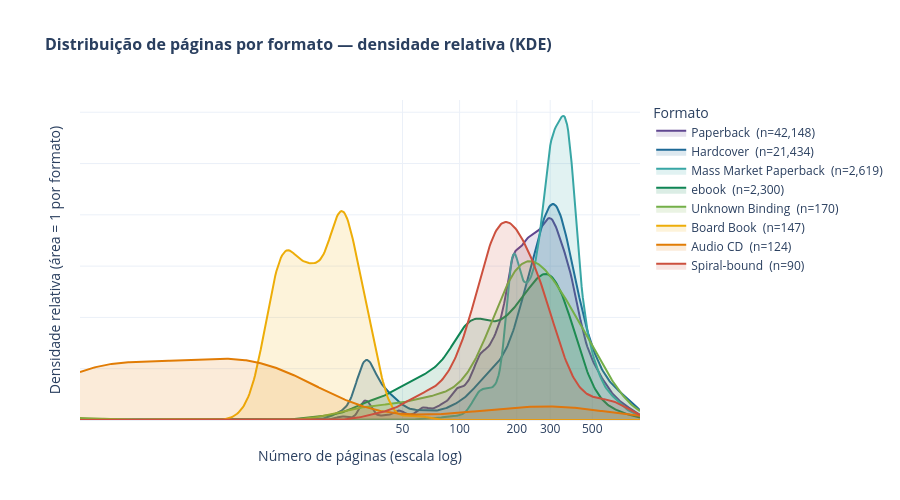

The notebook cell this image was saved under:
### Markdown cell above
## 5. Distribuição de páginas por formato — KDE normalizado

Compara a distribuição de páginas entre os formatos de livro usando **KDE (Kernel Density Estimation) normalizado** — cada curva tem área = 1, eliminando o viés de volume entre formatos com populações muito diferentes.

O eixo X está em escala logarítmica para comprimir outliers e revelar a forma real de cada distribuição.  
O eixo Y de densidade é suprimido intencionalmente: o valor absoluto não tem interpretação direta — o que importa é a forma e a posição de cada curva.

### Code cell
PALETTE_PLOTLY = px.colors.qualitative.Prism
KDE_FORMAT_MIN_N = 50
df_kde = df[df['log_pages'].notna() & df['bookformat'].notna()].copy()
fmt_counts = df_kde['bookformat'].value_counts()
valid_fmts = fmt_counts[fmt_counts >= KDE_FORMAT_MIN_N].index.tolist()
df_kde = df_kde[df_kde['bookformat'].isin(valid_fmts)]


# KDE por grupo 
x_range  = np.linspace(df_kde['log_pages'].min(), df_kde['log_pages'].max(), 500)
tickvals = [50, 100, 200, 300, 500, 1000, 2000]
fig = go.Figure()


for i, fmt in enumerate(valid_fmts):
    subset = df_kde[df_kde['bookformat'] == fmt]['log_pages'].dropna()


    if len(subset) > 1:
        kde = gaussian_kde(subset, bw_method='scott')
        y   = kde(x_range)

        color_line = PALETTE_PLOTLY[i % len(PALETTE_PLOTLY)]

        if color_line.startswith('rgb'):
            color_fill = color_line.replace('rgb', 'rgba').replace(')', ', 0.15)')
        else: 
            color_fill = px.colors.label_rgb(px.colors.hex_to_rgb(color_line) + (0.15,))

        n = len(subset)

        fig.add_trace(go.Scatter(
            x=10**x_range,
            y=y,
            mode='lines',
            fill='tozeroy',
            fillcolor=color_fill,
            line=dict(color=color_line, width=2),
            name=f'{fmt}  (n={n:,})',
            opacity=0.9
        ))


fig.update_layout(
    title='<b>Distribuição de páginas por formato — densidade relativa (KDE)</b>',
    title_font_size=16,
    xaxis=dict(type='log', tickvals=tickvals, ticktext=[str(v) for v in tickvals], title='Número de páginas (escala log)'),
    yaxis=dict(title='Densidade relativa (área = 1 por formato)', showticklabels=False),
    template='plotly_white',
    hovermode='x unified',
    legend=dict(title='Formato'),
    height=500
)

fig.show()

### Figure 1 — Plotly figure (JSON) as saved in the notebook; plotly's stock layout.template omitted (floating-point values rounded to 4 significant figures; data arrays with more than 128 entries replaced by an {"elided": "..."} marker saying what was removed)
{"data": [{"fill": "tozeroy", "fillcolor": "rgba(95, 70, 144, 0.15)", "line": {"color": "rgb(95, 70, 144)", "width": 2}, "mode": "lines", "name": "Paperback  (n=42,148)", "opacity": 0.9, "type": "scatter", "x": {"elided": "500 float values"}, "y": {"elided": "500 float values"}}, {"fill": "tozeroy", "fillcolor": "rgba(29, 105, 150, 0.15)", "line": {"color": "rgb(29, 105, 150)", "width": 2}, "mode": "lines", "name": "Hardcover  (n=21,434)", "opacity": 0.9, "type": "scatter", "x": {"elided": "500 float values"}, "y": {"elided": "500 float values"}}, {"fill": "tozeroy", "fillcolor": "rgba(56, 166, 165, 0.15)", "line": {"color": "rgb(56, 166, 165)", "width": 2}, "mode": "lines", "name": "Mass Market Paperback  (n=2,619)", "opacity": 0.9, "type": "scatter", "x": {"elided": "500 float values"}, "y": {"elided": "500 float values"}}, {"fill": "tozeroy", "fillcolor": "rgba(15, 133, 84, 0.15)", "line": {"color": "rgb(15, 133, 84)", "width": 2}, "mode": "lines", "name": "ebook  (n=2,300)", "opacity": 0.9, "type": "scatter", "x": {"elided": "500 float values"}, "y": {"elided": "500 float values"}}, {"fill": "tozeroy", "fillcolor": "rgba(115, 175, 72, 0.15)", "line": {"color": "rgb(115, 175, 72)", "width": 2}, "mode": "lines", "name": "Unknown Binding  (n=170)", "opacity": 0.9, "type": "scatter", "x": {"elided": "500 float values"}, "y": {"elided": "500 float values"}}, {"fill": "tozeroy", "fillcolor": "rgba(237, 173, 8, 0.15)", "line": {"color": "rgb(237, 173, 8)", "width": 2}, "mode": "lines", "name": "Board Book  (n=147)", "opacity": 0.9, "type": "scatter", "x": {"elided": "500 float values"}, "y": {"elided": "500 float values"}}, {"fill": "tozeroy", "fillcolor": "rgba(225, 124, 5, 0.15)", "line": {"color": "rgb(225, 124, 5)", "width": 2}, "mode": "lines", "name": "Audio CD  (n=124)", "opacity": 0.9, "type": "scatter", "x": {"elided": "500 float values"}, "y": {"elided": "500 float values"}}, {"fill": "tozeroy", "fillcolor": "rgba(204, 80, 62, 0.15)", "line": {"color": "rgb(204, 80, 62)", "width": 2}, "mode": "lines", "name": "Spiral-bound  (n=90)", "opacity": 0.9, "type": "scatter", "x": {"elided": "500 float values"}, "y": {"elided": "500 float values"}}], "layout": {"height": 500, "hovermode": "x unified", "legend": {"title": {"text": "Formato"}}, "title": {"font": {"size": 16}, "text": "<b>Distribuição de páginas por formato — densidade relativa (KDE)</b>"}, "xaxis": {"ticktext": ["50", "100", "200", "300", "500", "1000", "2000"], "tickvals": [50, 100, 200, 300, 500, 1000, 2000], "title": {"text": "Número de páginas (escala log)"}, "type": "log"}, "yaxis": {"showticklabels": false, "title": {"text": "Densidade relativa (área = 1 por formato)"}}}}
